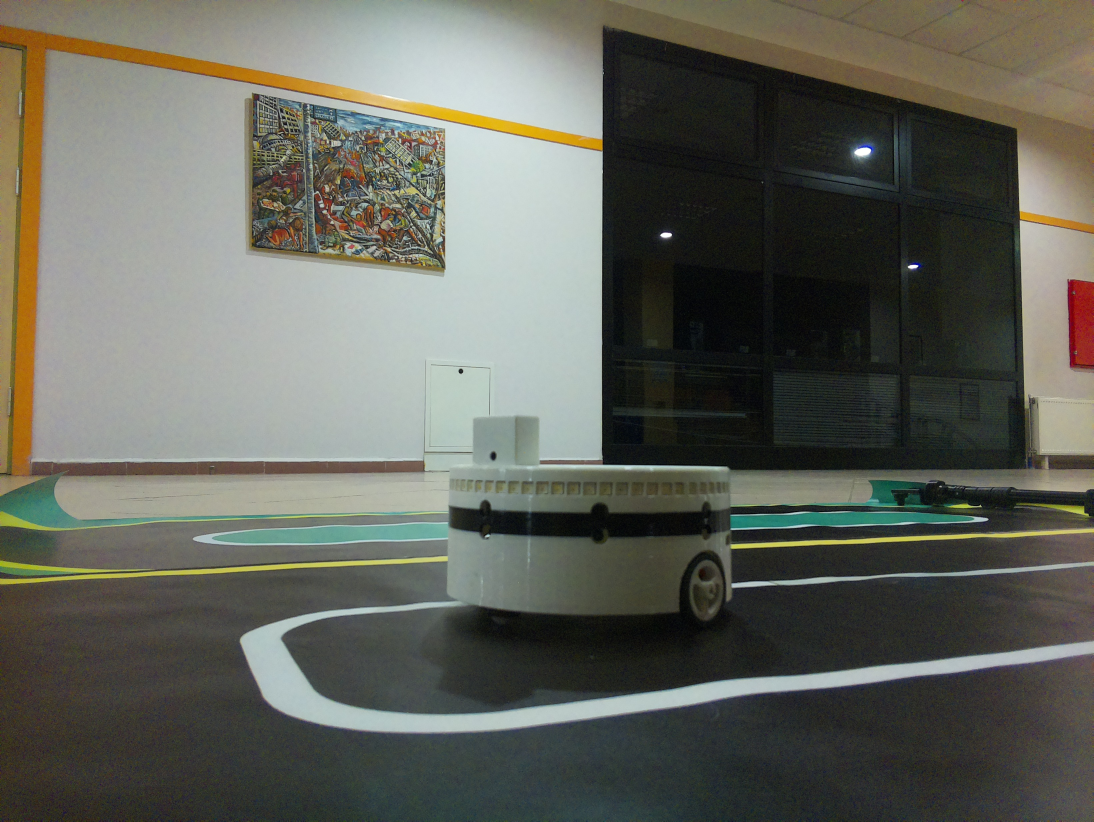
#> input picture Konsol2/input/1.jpg, 3280 x 2464 px, found by its file name (shown at 1/3 size)
$ python trackbar.py
#> lines starting #> are read from the running program, lines starting #| are printed output that depends on the picture; after the words box and inside, x2 and y2 are one past the last pixel; in counts of white or black regions, pixels touching at a corner belong together
import cv2
import numpy as np

def anything(a):
    pass

pth = '/Users/muhammedemincaglar/Documents/GitHub/RobotRecognizer/Konsol2/input/1.jpg'
img = cv2.imread(pth)
#> img is the input picture: shape (2464, 3280, 3); mean B, G, R 90.8, 99.6, 98.2
height, width, _ = img.shape
#> height = 2464; width = 3280

# (width, height)
if height == 4032:
    img = cv2.resize(img, (600, 802))
else:
    img = cv2.resize(img, (802, 600))
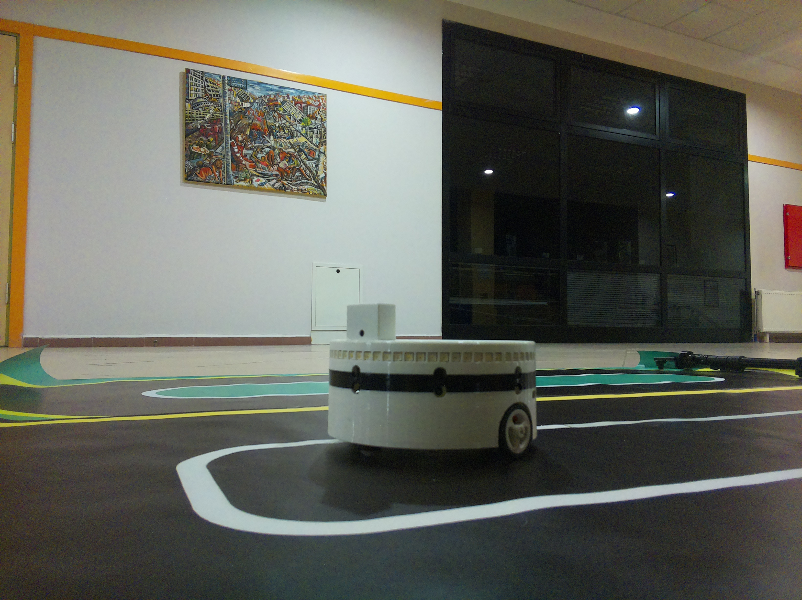
#> img: shape (600, 802, 3); mean B, G, R 90.7, 99.5, 98.1

cv2.namedWindow("Trackbars")
cv2.resizeWindow("Trackbars", 320, 240)
cv2.createTrackbar("Hue Min","Trackbars", 0, 179, anything)
#> slider 'Hue Min' is set to 35
cv2.createTrackbar("Hue Max","Trackbars", 179, 179, anything)
cv2.createTrackbar("Satur Min","Trackbars", 0, 255, anything)
#> slider 'Satur Min' is set to 51
cv2.createTrackbar("Satur Max","Trackbars", 255, 255, anything)
cv2.createTrackbar("Value Min","Trackbars", 0, 255, anything)
#> slider 'Value Min' is set to 51
cv2.createTrackbar("Value Max","Trackbars", 255, 255, anything)

while True:
    imgHSV = cv2.cvtColor(img, cv2.COLOR_BGR2HSV)
#> imgHSV: shape (600, 802, 3); mean H, S, V 57.4, 45, 103.5

    h_min = cv2.getTrackbarPos("Hue Min", "Trackbars")
    h_max = cv2.getTrackbarPos("Hue Max", "Trackbars")
    s_min = cv2.getTrackbarPos("Satur Min", "Trackbars")
    s_max = cv2.getTrackbarPos("Satur Max", "Trackbars")
    v_min = cv2.getTrackbarPos("Value Min", "Trackbars")
    v_max = cv2.getTrackbarPos("Value Max", "Trackbars")
    lower = np.array([h_min, s_min, v_min])
    upper = np.array([h_max, s_max, v_max])
    mask = cv2.inRange(imgHSV, lower, upper)
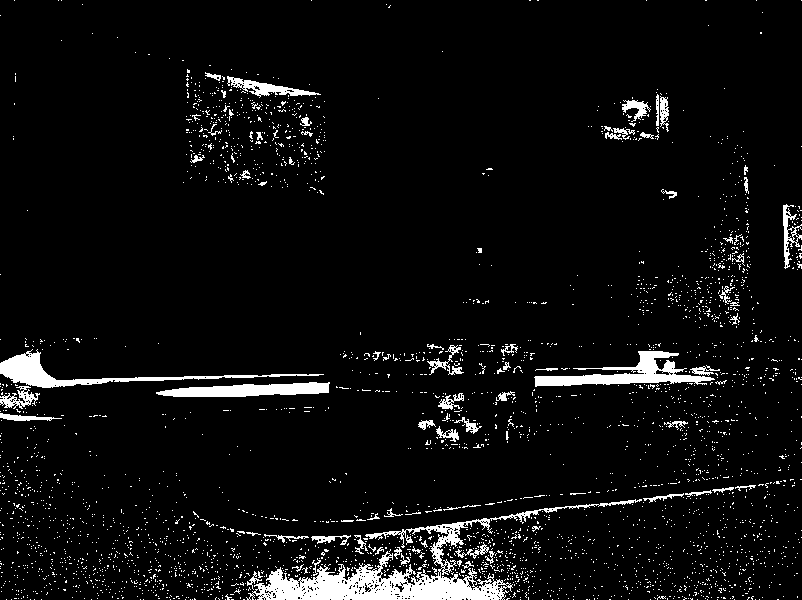
#> mask: shape (600, 802); 5.5% white; 3215 white regions (3134 under 20 px), largest, box (x1, y1, x2, y2) and area: (246, 499, 642, 600) 7284, (534, 351, 715, 387) 2384, (0, 349, 324, 388) 2174
    cv2.imshow("Masked", mask)
    cv2.resizeWindow("Masked", 320, 240)
    cv2.imshow("Image", img)
    cv2.resizeWindow("Image", 320, 240)

    key = cv2.waitKey(1) & 0xFF
#> (key q is pressed here)
    if key == 27 or key == ord('q') or key == ord('a'):
        break

cv2.destroyAllWindows()

$ run again, with Konsol2/input/10.jpg copied over Konsol2/input/1.jpg
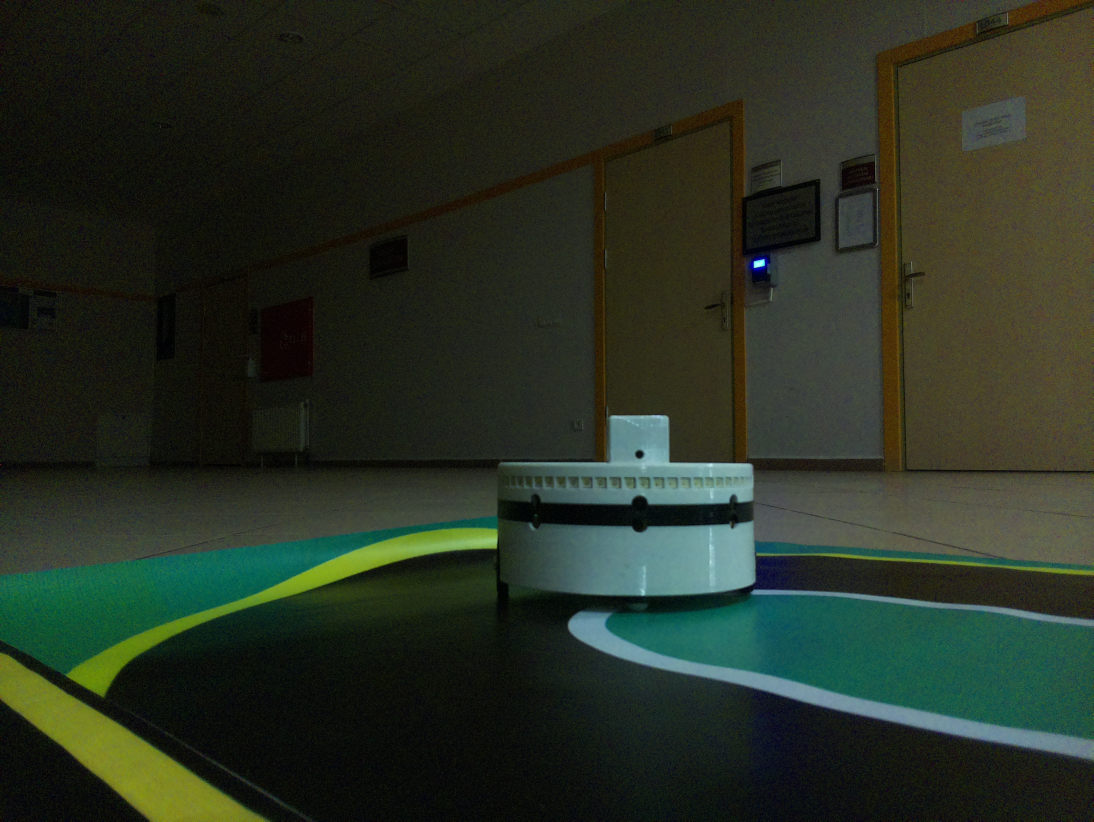
#> input picture Konsol2/input/10.jpg, 3280 x 2464 px, found by its file name (shown at 1/3 size)
#> img is the input picture: shape (2464, 3280, 3); mean B, G, R 35.4, 48.5, 40.1
#> `img = cv2.resize(img, (802, 600))`:
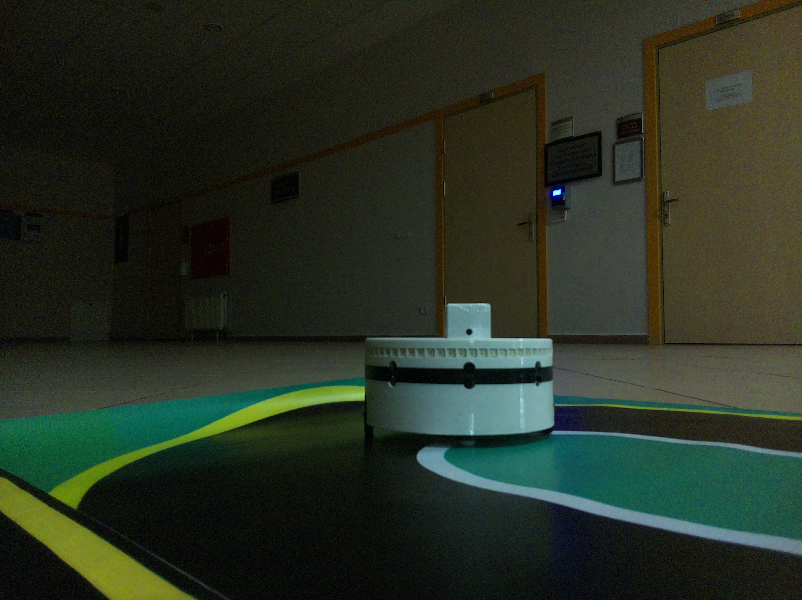
#> img: shape (600, 802, 3); mean B, G, R 35.2, 48.4, 39.9
#> imgHSV: shape (600, 802, 3); mean H, S, V 48.5, 103.9, 50.3
#> `mask = cv2.inRange(imgHSV, lower, upper)`:
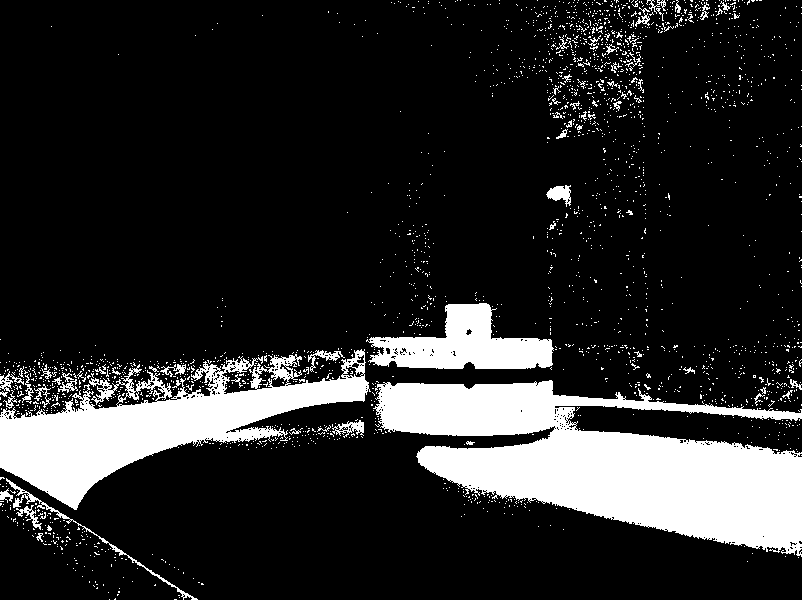
#> mask: shape (600, 802); 16.2% white; 2287 white regions (2223 under 20 px), largest, box (x1, y1, x2, y2) and area: (373, 380, 802, 557) 40226, (0, 349, 371, 510) 21937, (366, 303, 554, 369) 6706

$ run again, with Konsol2/input/100.jpg copied over Konsol2/input/1.jpg
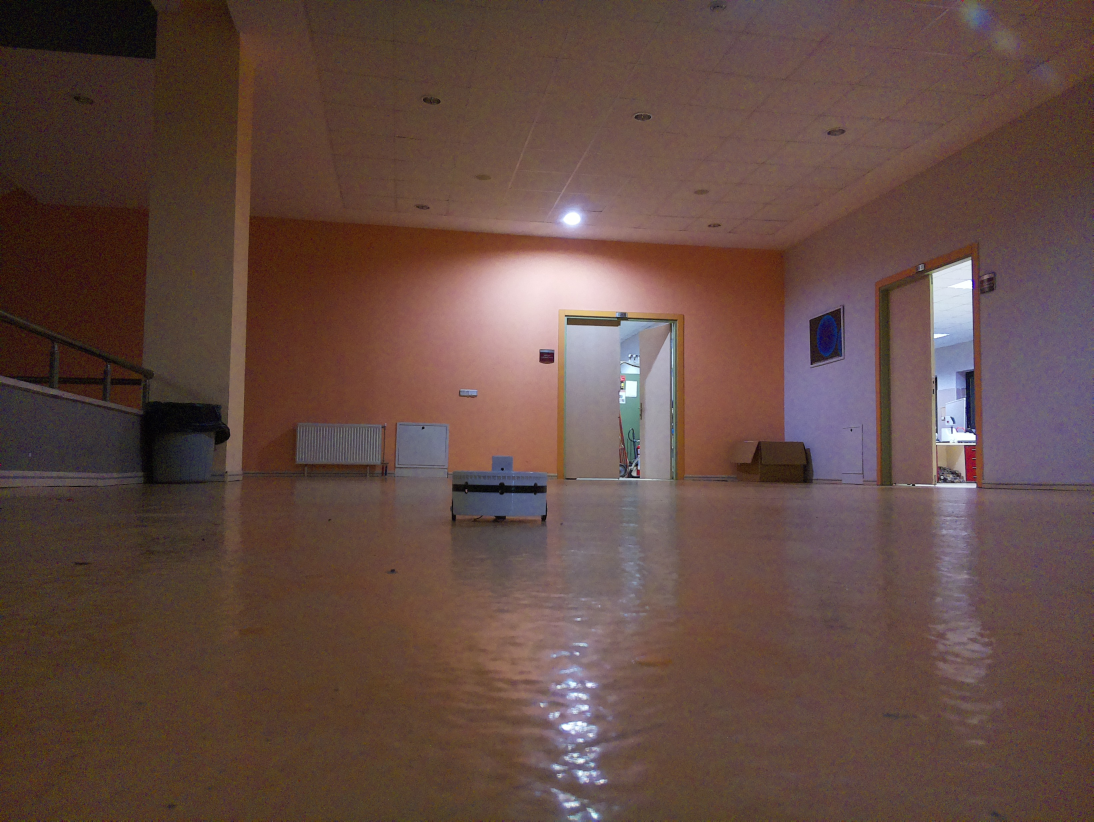
#> input picture Konsol2/input/100.jpg, 3280 x 2464 px, found by its file name (shown at 1/3 size)
#> img is the input picture: shape (2464, 3280, 3); mean B, G, R 67.7, 74.6, 99.1
#> `img = cv2.resize(img, (802, 600))`:
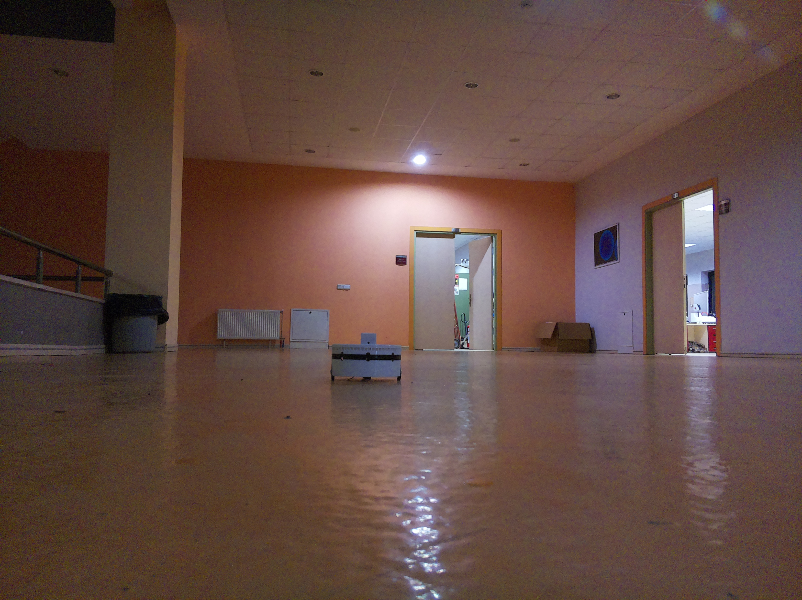
#> img: shape (600, 802, 3); mean B, G, R 67.6, 74.5, 98.9
#> imgHSV: shape (600, 802, 3); mean H, S, V 40.5, 96.5, 100.5
#> `mask = cv2.inRange(imgHSV, lower, upper)`:
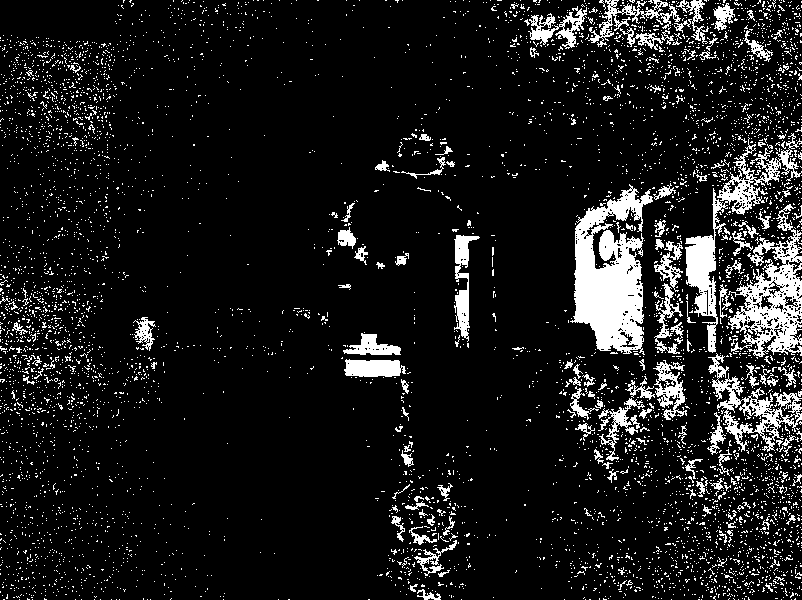
#> mask: shape (600, 802); 10.4% white; 5846 white regions (5688 under 20 px), largest, box (x1, y1, x2, y2) and area: (570, 184, 653, 355) 7958, (728, 204, 802, 357) 4599, (685, 133, 802, 353) 4091
